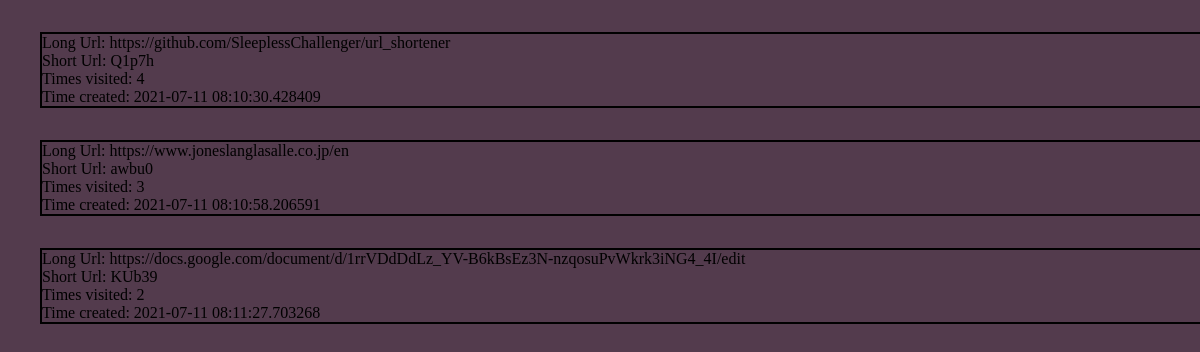
Screenshot of /info with the database file from the repository.
### main/models.py (models this page shows, shortened)
class URL_Class(db.Model):
	__tablename__ = 'urls'
	id = db.Column(db.Integer, primary_key=True)
	long_url = db.Column(db.String(450), nullable=False, unique=True)
	short_url = db.Column(db.String(10), unique=True, nullable=False)
	times_visited = db.Column(db.Integer, default='1')
	link_created = db.Column(db.DateTime, default=datetime.now)

### main/routes.py (the view)
@url.route('/info', methods=['GET'])
def info():
	allData = URL_Class.query.order_by(URL_Class.times_visited.desc()).all()
	return render_template('info_urls.html', data=allData)

### main/templates/info_urls.html (shortened to what this page needs)
{% extends 'home_page.html'%}
{% block content %}
 <body>
</body>
{% for d in data %}
	<article class="media content-section">
		<div class="media-body">
			<div class="article-metadata">
				<div class='brd'>
					<a class="mr-2"> Long Url: {{ d.long_url }} </a>  <br>
					<a class="mr-2"> Short Url: {{ d.short_url }} </a> <br>
					<a class="mr-2"> Times visited: {{ d.times_visited }} </a> <br>
					<a class="mr-2"> Time created: {{ d.link_created }} </a>
				</div>
			</div>
		</div>
	</article>
{% endfor %}
{% endblock%}

### main/templates/home_page.html (shortened to what this page needs)
<!DOCTYPE html>
<html>
<head>
	<link rel="stylesheet" type="text/css" href="{{ url_for('static', filename='main.css') }}">
</head>
<body>
	{% block content %}
	{% endblock %}
</body>
</html>

### main/static/main.css (style rules this page uses)
body { background-color: #533B4D; }
::placeholder { color: red; }
.brd { border: 2px solid black; margin: 2rem; width: 100%; }

### rows the page displays
URL_Class: long_url "https://github.com/SleeplessChallenger/url_shortener", short_url "Q1p7h", times_visited "4", link_created "2021-07-11 08:10:30.428409"
URL_Class: long_url "https://www.joneslanglasalle.co.jp/en", short_url "awbu0", times_visited "3", link_created "2021-07-11 08:10:58.206591"
URL_Class: long_url "https://docs.google.com/document/d/1rrVDdDdLz_YV-B6kBsEz3N-nzqosuPvWkrk3iNG4_4I/edit", short_url "KUb39", times_visited "2", link_created "2021-07-11 08:11:27.703268"
